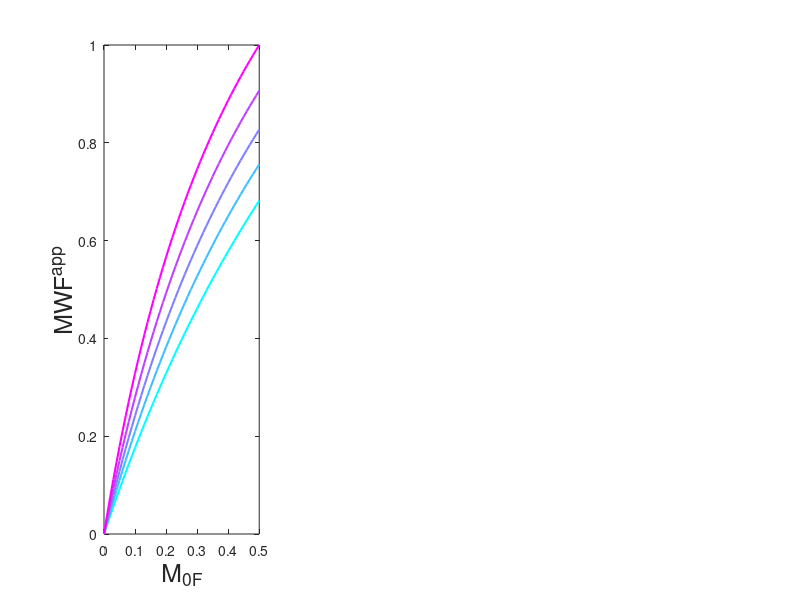

This figure's MATLAB source: (Note: this script raises an error after producing the figure.)
%% Investigation into MWF 1.

close all
clear all

T1_S = 1.15; T1_F = 0.4; k_FS = 9; T1_B = 1; k_B = 5; k_FB = 5; k_SB = 5;
M0_F = 0:0.01:0.5; 
M0_B = [0.1 0.2 0.3 0.4 0.5]; 

TR = 5.2e-3; dM_zB = 0;
R1_F = 1/T1_F; R1_B = 1/T1_B; R1_S = 1/T1_S;
G = 1.4e-5; Gamma = 2 * pi * 42.57747892e6; B1 = 13e-6;
T_RF = deg2rad(50)/(Gamma * B1); W = (pi/T_RF) * (Gamma * B1)^2 * T_RF * G * (T_RF/TR);

k_FSapp = zeros(length(M0_F),length(M0_B)); k_SFapp = zeros(length(M0_F),length(M0_B));
T1_Fapp = zeros(length(M0_F),length(M0_B)); T1_Sapp = zeros(length(M0_F),length(M0_B));
M_0Fapp = zeros(length(M0_F),length(M0_B)); M_0Sapp = zeros(length(M0_F),length(M0_B));

k_FSapp_NA = zeros(length(M0_F),length(M0_B)); k_SFapp_NA = zeros(length(M0_F),length(M0_B));
T1_Fapp_NA = zeros(length(M0_F),length(M0_B)); T1_Sapp_NA = zeros(length(M0_F),length(M0_B));
M_0Fapp_NA = zeros(length(M0_F),length(M0_B)); M_0Sapp_NA = zeros(length(M0_F),length(M0_B));

MWF_app = zeros(length(M0_F),length(M0_B));
MWF_app_NA = zeros(length(M0_F),length(M0_B));
M0_S = zeros(length(M0_F),length(M0_B)); MWF = zeros(length(M0_F),length(M0_B));

for ss = 1:length(M0_F)
    
    for tt = 1:length(M0_B)
    
    MWF(ss,tt) = M0_F(ss)/(1-M0_B(tt)); % MWF(ss,tt) = M0_F(ss)/(M0_F(ss) + M0_S(ss,tt));
    M0_S(ss,tt) = 1 - (M0_F(ss) + M0_B(tt));
    %k_SF = (M0_F * k_FS)/M0_S;

    k_FSapp(ss,tt) = (M0_S(ss,tt)*k_B^2)/(M0_B(tt)*W + M0_F(ss)*k_B + M0_S(ss,tt)*k_B + M0_B(tt)*R1_B);
    k_SFapp(ss,tt) = (M0_F(ss)*k_B^2)/(M0_B(tt)*W + M0_F(ss)*k_B + M0_S(ss,tt)*k_B + M0_B(tt)*R1_B);
    T1_Fapp(ss,tt) = 1/((M0_B(tt)*R1_B*R1_F + M0_B(tt)*R1_F*W + M0_B(tt)*R1_B*k_B + M0_F(ss)*R1_F*k_B + M0_S(ss,tt)*R1_F*k_B + M0_B(tt)*W*k_B)/(M0_B(tt)*W + M0_F(ss)*k_B + M0_S(ss,tt)*k_B + M0_B(tt)*R1_B));
    T1_Sapp(ss,tt) = 1/((M0_B(tt)*R1_B*R1_S + M0_B(tt)*R1_S*W + M0_B(tt)*R1_B*k_B + M0_F(ss)*R1_S*k_B + M0_S(ss,tt)*R1_S*k_B + M0_B(tt)*W*k_B)/(M0_B(tt)*W + M0_F(ss)*k_B + M0_S(ss,tt)*k_B + M0_B(tt)*R1_B));
    M_0Fapp(ss,tt) = (M0_F(ss)*(M0_B(tt)*R1_B*R1_F - dM_zB*k_B + M0_B(tt)*R1_F*W + M0_B(tt)*R1_B*k_B + M0_F(ss)*R1_F*k_B + M0_S(ss,tt)*R1_F*k_B))/(M0_B(tt)*R1_B*R1_F + M0_B(tt)*R1_F*W + M0_B(tt)*R1_B*k_B + M0_F(ss)*R1_F*k_B + M0_S(ss,tt)*R1_F*k_B + M0_B(tt)*W*k_B);
    M_0Sapp(ss,tt) = (M0_S(ss,tt)*(M0_B(tt)*R1_B*R1_S - dM_zB*k_B + M0_B(tt)*R1_S*W + M0_B(tt)*R1_B*k_B + M0_F(ss)*R1_S*k_B + M0_S(ss,tt)*R1_S*k_B))/(M0_B(tt)*R1_B*R1_S + M0_B(tt)*R1_S*W + M0_B(tt)*R1_B*k_B + M0_F(ss)*R1_S*k_B + M0_S(ss,tt)*R1_S*k_B + M0_B(tt)*W*k_B);
    MWF_app(ss,tt) = M_0Fapp(ss,tt)/(M_0Fapp(ss,tt) + M_0Sapp(ss,tt));
    
    k_SFapp_NA(ss,tt) = (M0_F(ss)*k_FS)/M0_S(ss,tt) + (M0_F(ss)*k_FB*k_SB)/(M0_B(tt)*W + M0_F(ss)*k_FB + M0_S(ss,tt)*k_SB + M0_B(tt)*R1_B);
    k_FSapp_NA(ss,tt) = k_FS + (M0_S(ss,tt)*k_FB*k_SB)/(M0_B(tt)*W + M0_F(ss)*k_FB + M0_S(ss,tt)*k_SB + M0_B(tt)*R1_B);
    T1_Fapp_NA(ss,tt) = 1/((M0_B(tt)*R1_B*R1_F + M0_B(tt)*R1_F*W + M0_B(tt)*R1_B*k_FB + M0_F(ss)*R1_F*k_FB + M0_S(ss,tt)*R1_F*k_SB + M0_B(tt)*W*k_FB)/(M0_B(tt)*W + M0_F(ss)*k_FB + M0_S(ss,tt)*k_SB + M0_B(tt)*R1_B));
    T1_Sapp_NA(ss,tt) = 1/((M0_B(tt)*R1_B*R1_S + M0_B(tt)*R1_S*W + M0_F(ss)*R1_S*k_FB + M0_B(tt)*R1_B*k_SB + M0_S(ss,tt)*R1_S*k_SB + M0_B(tt)*W*k_SB)/(M0_B(tt)*W + M0_F(ss)*k_FB + M0_S(ss,tt)*k_SB + M0_B(tt)*R1_B));
    M_0Fapp_NA(ss,tt) = (M0_F(ss)*(M0_B(tt)*R1_B*R1_F - dM_zB*k_FB + M0_B(tt)*R1_F*W + M0_B(tt)*R1_B*k_FB + M0_F(ss)*R1_F*k_FB + M0_S(ss,tt)*R1_F*k_SB))/(M0_B(tt)*R1_B*R1_F + M0_B(tt)*R1_F*W + M0_B(tt)*R1_B*k_FB + M0_F(ss)*R1_F*k_FB + M0_S(ss,tt)*R1_F*k_SB + M0_B(tt)*W*k_FB);
    M_0Sapp_NA(ss,tt) = (M0_S(ss,tt)*(M0_B(tt)*R1_B*R1_S - dM_zB*k_SB + M0_B(tt)*R1_S*W + M0_F(ss)*R1_S*k_FB + M0_B(tt)*R1_B*k_SB + M0_S(ss,tt)*R1_S*k_SB))/(M0_B(tt)*R1_B*R1_S + M0_B(tt)*R1_S*W + M0_F(ss)*R1_S*k_FB + M0_B(tt)*R1_B*k_SB + M0_S(ss,tt)*R1_S*k_SB + M0_B(tt)*W*k_SB);
    MWF_app_NA(ss,tt) = M_0Fapp_NA(ss,tt)/(M_0Fapp_NA(ss,tt) + M_0Sapp_NA(ss,tt));
        
    end
    
end

% kFS_PC = ((k_FSapp_NA - k_FS)/k_FS)*100;
% kSF_PC = ((k_SFapp_NA - k_SF)/k_SF)*100;
% T1S_PC = ((T1_Sapp_NA - T1_S)/T1_S)*100;
% T1F_PC = ((T1_Fapp_NA - T1_F)/T1_F)*100;
% M0F_PC = ((M_0Fapp_NA - M0_F)/M0_F)*100;
% M0S_PC = ((M_0Sapp_NA - M0_S)/M0_S)*100;
% MWF_PC = ((MWF_app_NA - MWF)/MWF)*100;
% 
% kFS_PD = ((k_FSapp - k_FSapp_NA)/k_FSapp)*100;
% kSF_PD = ((k_SFapp - k_SFapp_NA)/k_SFapp)*100;

figure(1)
hold on
subplot(1,3,1)
cm = colormap(cool(length(M0_B)));

for nn = 1:length(M0_B)
    plot(M0_F, MWF_app(:,nn),'LineWidth', 1.5,'color',cm(nn,:))
    hold on
end

xlabel('M_{0F}', 'FontSize', 18)
ylabel('MWF^{app}', 'FontSize', 18)
xlim([0 0.5]) 
Identity = refline(1,0);
Identity.Color = 'k';
Identity.LineStyle = '--';
l = legend('0.1', '0.2', '0.3', '0.4', '0.5');
title(l, 'M_{0B}','FontSize', 18)
l.FontSize = 18;
get(gca, 'XTick'); get(gca, 'YTick'); set(gca, 'FontSize', 16)
title('(a)','FontSize',18)

subplot(1,3,2)
for tt = 1:length(M0_B)
    plot(MWF(:,tt), MWF_app(:,tt),'LineWidth', 1.5,'color',cm(tt,:))
    hold on
end
xlabel('MWF', 'FontSize', 18)
ylabel('MWF^{app}', 'FontSize', 18)
xlim([0 0.5]) 
Identity = refline(1,0);
Identity.Color = 'k';
Identity.LineStyle = '--';
l = legend('0.1', '0.2', '0.3', '0.4', '0.5');
title(l, 'M_{0B}','FontSize', 18)
l.FontSize = 18;
get(gca, 'XTick'); get(gca, 'YTick'); set(gca, 'FontSize', 16)
title('(b)','FontSize',18)

%% Investigation into MWF 2.

clear all

T1_S = 1.15; T1_F = 0.4; T1_B = 1; M0_B = 0.2; k_B = 5;
M0_F = 0:0.01:0.5; 
TR_SSFP = 5.2e-3; dM_zB = 0; %TR = 5.2e-3; 
R1_F = 1/T1_F; R1_B = 1/T1_B; R1_S = 1/T1_S;
G = 1.4e-5; Gamma = 2 * pi * 42.57747892e6; 
B1rms = 0.5e-6:0.5e-6:3e-6;  

k_FSapp = zeros(length(B1rms),length(M0_F)); k_SFapp = zeros(length(B1rms),length(M0_F));
T1_Fapp = zeros(length(B1rms),length(M0_F)); T1_Sapp = zeros(length(B1rms),length(M0_F));
M_0Fapp = zeros(length(B1rms),length(M0_F)); M_0Sapp = zeros(length(B1rms),length(M0_F));
%T_RF = zeros(length(B1),1); B1rms = zeros(length(B1),1); W = zeros(length(B1),1);
M0_S = zeros(length(M0_F),1); MWF = zeros(length(M0_F),1);


for ss = 1:length(M0_F)
   
    M0_S(ss) = 1 - (M0_F(ss) + M0_B);
    MWF(ss) = M0_F(ss)/(1-M0_B);

    for tt = 1:length(B1rms)
    
        %T_RF(tt) = deg2rad(50)/(Gamma * B1(tt));
        %B1rms(tt) = sqrt((B1(tt)^2*T_RF(tt))/TR);
        W(tt) = pi * G * (Gamma * B1rms(tt))^2;

        k_FSapp(ss,tt) = (M0_S(ss)*k_B^2)/(M0_B*W(tt) + M0_F(ss)*k_B + M0_S(ss)*k_B + M0_B*R1_B);
        k_SFapp(ss,tt) = (M0_F(ss)*k_B^2)/(M0_B*W(tt) + M0_F(ss)*k_B + M0_S(ss)*k_B + M0_B*R1_B);
        T1_Fapp(ss,tt) = 1/((M0_B*R1_B*R1_F + M0_B*R1_F*W(tt) + M0_B*R1_B*k_B + M0_F(ss)*R1_F*k_B + M0_S(ss)*R1_F*k_B + M0_B*W(tt)*k_B)/(M0_B*W(tt) + M0_F(ss)*k_B + M0_S(ss)*k_B + M0_B*R1_B));
        T1_Sapp(ss,tt) = 1/((M0_B*R1_B*R1_S + M0_B*R1_S*W(tt) + M0_B*R1_B*k_B + M0_F(ss)*R1_S*k_B + M0_S(ss)*R1_S*k_B + M0_B*W(tt)*k_B)/(M0_B*W(tt) + M0_F(ss)*k_B + M0_S(ss)*k_B + M0_B*R1_B));
        M_0Fapp(ss,tt) = (M0_F(ss)*(M0_B*R1_B*R1_F - dM_zB*k_B + M0_B*R1_F*W(tt) + M0_B*R1_B*k_B + M0_F(ss)*R1_F*k_B + M0_S(ss)*R1_F*k_B))/(M0_B*R1_B*R1_F + M0_B*R1_F*W(tt) + M0_B*R1_B*k_B + M0_F(ss)*R1_F*k_B + M0_S(ss)*R1_F*k_B + M0_B*W(tt)*k_B);
        M_0Sapp(ss,tt) = (M0_S(ss)*(M0_B*R1_B*R1_S - dM_zB*k_B + M0_B*R1_S*W(tt) + M0_B*R1_B*k_B + M0_F(ss)*R1_S*k_B + M0_S(ss)*R1_S*k_B))/(M0_B*R1_B*R1_S + M0_B*R1_S*W(tt) + M0_B*R1_B*k_B + M0_F(ss)*R1_S*k_B + M0_S(ss)*R1_S*k_B + M0_B*W(tt)*k_B);
        MWF_app(ss,tt) = M_0Fapp(ss,tt)/(M_0Fapp(ss,tt) + M_0Sapp(ss,tt));
    
    end
    
end

figure(1); subplot(1,3,3)
cm = colormap(cool(length(B1rms)));
for nn = 1:length(B1rms)
    plot(MWF, MWF_app(:,nn),'LineWidth', 1.5,'color',cm(nn,:))
    hold on
end
xlabel('MWF', 'FontSize', 18)
ylabel('MWF^{app}', 'FontSize', 18)
xlim([0 0.6250])
Identity = refline(1,0);
Identity.Color = 'k';
Identity.LineStyle = '--';
l = legend('0.5', '1.0', '1.5', '2.0', '2.5', '3.0');
title(l, 'B_{1,rms} [\muT]','FontSize', 18)
l.FontSize = 18;
get(gca, 'XTick'); get(gca, 'YTick'); set(gca, 'FontSize', 16)
title('(c)','FontSize',18)

%% Investigation into relaxation times.

clear all

T1_S = 1.15; T1_F = 0.4; T1_B = 1; M0_F = 0.25; M0_B = 0.2; M0_S = 1 - (M0_F + M0_B); k_B = 5;

TR = 5.2e-3; dM_zB = 0;
R1_F = 1/T1_F; R1_B = 1/T1_B; R1_S = 1/T1_S;
G = 1.4e-5; Gamma = 2 * pi * 42.57747892e6; 
B1 = 1e-6:0.5e-6:15e-6;  

k_FSapp = zeros(length(B1),1); k_SFapp = zeros(length(B1),1);
T1_Fapp = zeros(length(B1),1); T1_Sapp = zeros(length(B1),1);
M_0Fapp = zeros(length(B1),1); M_0Sapp = zeros(length(B1),1);
T_RF = zeros(length(B1),1); B1rms = zeros(length(B1),1); W = zeros(length(B1),1);

for ss = 1:length(B1)
    
    T_RF(ss) = deg2rad(50)/(Gamma * B1(ss));
    B1rms(ss) = sqrt((B1(ss)^2*T_RF(ss))/TR);
    W(ss) = pi * G * (Gamma * B1rms(ss))^2;
    
    for tt = 1:length(k_B)
        
        k_FSapp(ss) = (M0_S*k_B^2)/(M0_B*W(ss) + M0_F*k_B + M0_S*k_B + M0_B*R1_B);
        k_SFapp(ss) = (M0_F*k_B^2)/(M0_B*W(ss) + M0_F*k_B + M0_S*k_B + M0_B*R1_B);
        T1_Fapp(ss) = 1/((M0_B*R1_B*R1_F + M0_B*R1_F*W(ss) + M0_B*R1_B*k_B + M0_F*R1_F*k_B + M0_S*R1_F*k_B + M0_B*W(ss)*k_B)/(M0_B*W(ss) + M0_F*k_B + M0_S*k_B + M0_B*R1_B));
        T1_Sapp(ss) = 1/((M0_B*R1_B*R1_S + M0_B*R1_S*W(ss) + M0_B*R1_B*k_B + M0_F*R1_S*k_B + M0_S*R1_S*k_B + M0_B*W(ss)*k_B)/(M0_B*W(ss) + M0_F*k_B + M0_S*k_B + M0_B*R1_B));
        M_0Fapp(ss) = (M0_F*(M0_B*R1_B*R1_F - dM_zB*k_B + M0_B*R1_F*W(ss) + M0_B*R1_B*k_B + M0_F*R1_F*k_B + M0_S*R1_F*k_B))/(M0_B*R1_B*R1_F + M0_B*R1_F*W(ss) + M0_B*R1_B*k_B + M0_F*R1_F*k_B + M0_S*R1_F*k_B + M0_B*W(ss)*k_B);
        M_0Sapp(ss) = (M0_S*(M0_B*R1_B*R1_S - dM_zB*k_B + M0_B*R1_S*W(ss) + M0_B*R1_B*k_B + M0_F*R1_S*k_B + M0_S*R1_S*k_B))/(M0_B*R1_B*R1_S + M0_B*R1_S*W(ss) + M0_B*R1_B*k_B + M0_F*R1_S*k_B + M0_S*R1_S*k_B + M0_B*W(ss)*k_B);
        MWF_app(ss) = M_0Fapp(ss)/(M_0Fapp(ss) + M_0Sapp(ss));
        
    end
    
end

% Plot Delta kFS vs kB for different W and convert W into rms B1. 
% figure(3)
% for pp = 1:length(W)
%     plot(k_B, k_FSapp(pp,:),'--','LineWidth', 2)
%     hold on
% end
% 
% xlabel('k_{B} [s^{-1}]', 'FontSize', 18)
% ylabel('\Deltak_{FS} [s^{-1}]', 'FontSize', 18) 
% l = legend('0.792', '1.77', '2.16', '2.50', '3.07');
% title(l, 'B_{1,rms} [\muT]','FontSize', 18)
% l.FontSize = 18;
% get(gca, 'XTick'); get(gca, 'YTick'); set(gca, 'FontSize', 16)

figure(2)
cm = colormap(cool(length(B1)));
plot(B1rms*1e6, T1_Fapp,'LineWidth', 2, 'color',cm(1,:))
hold on
grid on
grid minor
plot(B1rms*1e6, T1_Sapp,'LineWidth', 2, 'color',cm(29,:))
xlabel('B_{1,rms} [\muT]', 'FontSize', 18)
ylabel('T_{1}^{app} [s]', 'FontSize', 18) 
l = legend('T_{1F}^{app}', 'T_{1S}^{app}');
xlim([B1rms(1)*1e6 B1rms(29)*1e6])
l.FontSize = 18;
get(gca, 'XTick'); get(gca, 'YTick'); set(gca, 'FontSize', 16)

% subplot(1,2,2)
% for pp = 1:length(W)
%     plot(k_B, T1_Sapp(pp,:),'LineWidth', 2, 'color',cm(pp,:))
%     hold on
% end
% xlabel('k_{B} [s^{-1}]', 'FontSize', 18)
% ylabel('T_{1S}^{app} [s]', 'FontSize', 18) 
% l = legend('0.792', '1.77', '2.16', '2.50', '3.07');
% title(l, 'B_{1,rms} [\muT]','FontSize', 18)
% l.FontSize = 18;
% get(gca, 'XTick'); get(gca, 'YTick'); set(gca, 'FontSize', 16)
